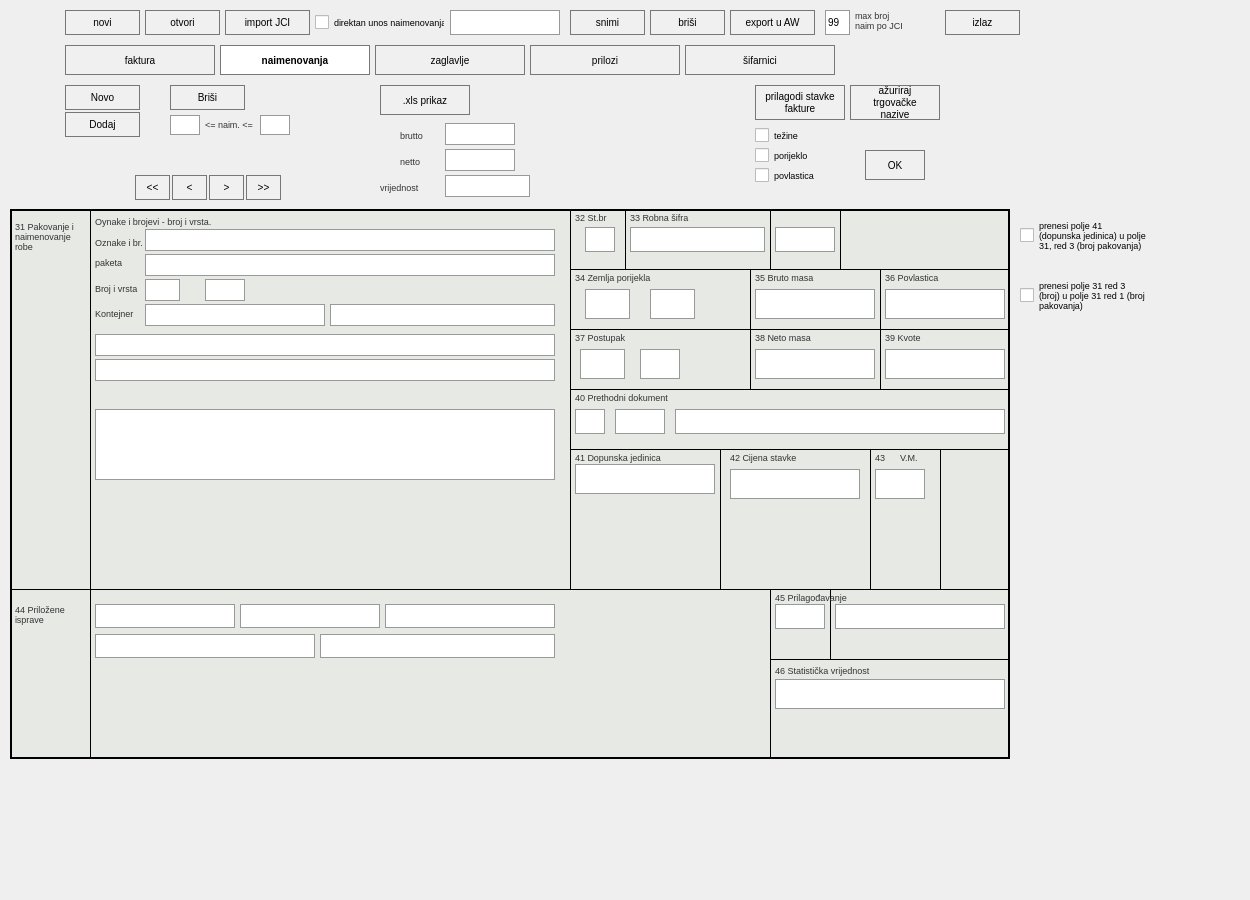
<?xml version="1.0" encoding="UTF-8"?>
<ui version="4.0">
 <class>NaimenovanjaTab</class>
 <widget class="QWidget" name="NaimenovanjaTab">
  <property name="geometry">
   <rect>
    <x>0</x>
    <y>0</y>
    <width>1250</width>
    <height>900</height>
   </rect>
  </property>
  <property name="styleSheet">
   <string>
 QLineEdit { border: 1px solid #999; background: white; font-size: 10px; } 
 QLabel { font-size: 9px; color: #333; } 
 QPushButton { font-size: 10px; min-height: 20px; background-color: #f0f0f0; border: 1px solid #777; }
 QCheckBox { font-size: 9px; }
</string>
  </property>
  <widget class="QPushButton" name="btn_novi">
   <property name="geometry">
    <rect>
     <x>65</x>
     <y>10</y>
     <width>75</width>
     <height>25</height>
    </rect>
   </property>
   <property name="text">
    <string>novi</string>
   </property>
  </widget>
  <widget class="QPushButton" name="btn_otvori">
   <property name="geometry">
    <rect>
     <x>145</x>
     <y>10</y>
     <width>75</width>
     <height>25</height>
    </rect>
   </property>
   <property name="text">
    <string>otvori</string>
   </property>
  </widget>
  <widget class="QPushButton" name="btn_import">
   <property name="geometry">
    <rect>
     <x>225</x>
     <y>10</y>
     <width>85</width>
     <height>25</height>
    </rect>
   </property>
   <property name="text">
    <string>import JCI</string>
   </property>
  </widget>
  <widget class="QCheckBox" name="chk_direktan">
   <property name="geometry">
    <rect>
     <x>315</x>
     <y>12</y>
     <width>130</width>
     <height>20</height>
    </rect>
   </property>
   <property name="text">
    <string>direktan unos naimenovanja</string>
   </property>
  </widget>
  <widget class="QLineEdit" name="top_search">
   <property name="geometry">
    <rect>
     <x>450</x>
     <y>10</y>
     <width>110</width>
     <height>25</height>
    </rect>
   </property>
  </widget>
  <widget class="QPushButton" name="btn_snimi">
   <property name="geometry">
    <rect>
     <x>570</x>
     <y>10</y>
     <width>75</width>
     <height>25</height>
    </rect>
   </property>
   <property name="text">
    <string>snimi</string>
   </property>
  </widget>
  <widget class="QPushButton" name="btn_brisi_top">
   <property name="geometry">
    <rect>
     <x>650</x>
     <y>10</y>
     <width>75</width>
     <height>25</height>
    </rect>
   </property>
   <property name="text">
    <string>briši</string>
   </property>
  </widget>
  <widget class="QPushButton" name="btn_export">
   <property name="geometry">
    <rect>
     <x>730</x>
     <y>10</y>
     <width>85</width>
     <height>25</height>
    </rect>
   </property>
   <property name="text">
    <string>export u AW</string>
   </property>
  </widget>
  <widget class="QLineEdit" name="top_num">
   <property name="geometry">
    <rect>
     <x>825</x>
     <y>10</y>
     <width>25</width>
     <height>25</height>
    </rect>
   </property>
   <property name="text">
    <string>99</string>
   </property>
  </widget>
  <widget class="QLabel" name="lbl_max">
   <property name="geometry">
    <rect>
     <x>855</x>
     <y>5</y>
     <width>80</width>
     <height>30</height>
    </rect>
   </property>
   <property name="text">
    <string>max broj
naim po JCI</string>
   </property>
  </widget>
  <widget class="QPushButton" name="btn_izlaz">
   <property name="geometry">
    <rect>
     <x>945</x>
     <y>10</y>
     <width>75</width>
     <height>25</height>
    </rect>
   </property>
   <property name="text">
    <string>izlaz</string>
   </property>
  </widget>
  <widget class="QPushButton" name="tab_faktura">
   <property name="geometry">
    <rect>
     <x>65</x>
     <y>45</y>
     <width>150</width>
     <height>30</height>
    </rect>
   </property>
   <property name="text">
    <string>faktura</string>
   </property>
  </widget>
  <widget class="QPushButton" name="tab_naim">
   <property name="geometry">
    <rect>
     <x>220</x>
     <y>45</y>
     <width>150</width>
     <height>30</height>
    </rect>
   </property>
   <property name="styleSheet">
    <string>background-color: white; font-weight: bold;</string>
   </property>
   <property name="text">
    <string>naimenovanja</string>
   </property>
  </widget>
  <widget class="QPushButton" name="tab_zaglavlje">
   <property name="geometry">
    <rect>
     <x>375</x>
     <y>45</y>
     <width>150</width>
     <height>30</height>
    </rect>
   </property>
   <property name="text">
    <string>zaglavlje</string>
   </property>
  </widget>
  <widget class="QPushButton" name="tab_prilozi">
   <property name="geometry">
    <rect>
     <x>530</x>
     <y>45</y>
     <width>150</width>
     <height>30</height>
    </rect>
   </property>
   <property name="text">
    <string>prilozi</string>
   </property>
  </widget>
  <widget class="QPushButton" name="tab_sifarnici">
   <property name="geometry">
    <rect>
     <x>685</x>
     <y>45</y>
     <width>150</width>
     <height>30</height>
    </rect>
   </property>
   <property name="text">
    <string>šifarnici</string>
   </property>
  </widget>
  <widget class="QPushButton" name="btn_Novo_Big">
   <property name="geometry">
    <rect>
     <x>65</x>
     <y>85</y>
     <width>75</width>
     <height>25</height>
    </rect>
   </property>
   <property name="text">
    <string>Novo</string>
   </property>
  </widget>
  <widget class="QPushButton" name="btn_Dodaj_Big">
   <property name="geometry">
    <rect>
     <x>65</x>
     <y>112</y>
     <width>75</width>
     <height>25</height>
    </rect>
   </property>
   <property name="text">
    <string>Dodaj</string>
   </property>
  </widget>
  <widget class="QPushButton" name="btn_Brisi_Mid">
   <property name="geometry">
    <rect>
     <x>170</x>
     <y>85</y>
     <width>75</width>
     <height>25</height>
    </rect>
   </property>
   <property name="text">
    <string>Briši</string>
   </property>
  </widget>
  <widget class="QLineEdit" name="range_1">
   <property name="geometry">
    <rect>
     <x>170</x>
     <y>115</y>
     <width>30</width>
     <height>20</height>
    </rect>
   </property>
  </widget>
  <widget class="QLabel" name="lbl_range">
   <property name="geometry">
    <rect>
     <x>205</x>
     <y>115</y>
     <width>55</width>
     <height>20</height>
    </rect>
   </property>
   <property name="text">
    <string>&lt;= naim. &lt;=</string>
   </property>
  </widget>
  <widget class="QLineEdit" name="range_2">
   <property name="geometry">
    <rect>
     <x>260</x>
     <y>115</y>
     <width>30</width>
     <height>20</height>
    </rect>
   </property>
  </widget>
  <widget class="QPushButton" name="btn_xls">
   <property name="geometry">
    <rect>
     <x>380</x>
     <y>85</y>
     <width>90</width>
     <height>30</height>
    </rect>
   </property>
   <property name="text">
    <string>.xls prikaz</string>
   </property>
  </widget>
  <widget class="QPushButton" name="nav_ll">
   <property name="geometry">
    <rect>
     <x>135</x>
     <y>175</y>
     <width>35</width>
     <height>25</height>
    </rect>
   </property>
   <property name="text">
    <string>&lt;&lt;</string>
   </property>
  </widget>
  <widget class="QPushButton" name="nav_l">
   <property name="geometry">
    <rect>
     <x>172</x>
     <y>175</y>
     <width>35</width>
     <height>25</height>
    </rect>
   </property>
   <property name="text">
    <string>&lt;</string>
   </property>
  </widget>
  <widget class="QPushButton" name="nav_r">
   <property name="geometry">
    <rect>
     <x>209</x>
     <y>175</y>
     <width>35</width>
     <height>25</height>
    </rect>
   </property>
   <property name="text">
    <string>&gt;</string>
   </property>
  </widget>
  <widget class="QPushButton" name="nav_rr">
   <property name="geometry">
    <rect>
     <x>246</x>
     <y>175</y>
     <width>35</width>
     <height>25</height>
    </rect>
   </property>
   <property name="text">
    <string>&gt;&gt;</string>
   </property>
  </widget>
  <widget class="QLabel" name="l_brutto">
   <property name="geometry">
    <rect>
     <x>400</x>
     <y>125</y>
     <width>40</width>
     <height>20</height>
    </rect>
   </property>
   <property name="text">
    <string>brutto</string>
   </property>
  </widget>
  <widget class="QLineEdit" name="v_brutto">
   <property name="geometry">
    <rect>
     <x>445</x>
     <y>123</y>
     <width>70</width>
     <height>22</height>
    </rect>
   </property>
  </widget>
  <widget class="QLabel" name="l_netto">
   <property name="geometry">
    <rect>
     <x>400</x>
     <y>151</y>
     <width>40</width>
     <height>20</height>
    </rect>
   </property>
   <property name="text">
    <string>netto</string>
   </property>
  </widget>
  <widget class="QLineEdit" name="v_netto">
   <property name="geometry">
    <rect>
     <x>445</x>
     <y>149</y>
     <width>70</width>
     <height>22</height>
    </rect>
   </property>
  </widget>
  <widget class="QLabel" name="l_vrijed">
   <property name="geometry">
    <rect>
     <x>380</x>
     <y>177</y>
     <width>60</width>
     <height>20</height>
    </rect>
   </property>
   <property name="text">
    <string>vrijednost</string>
   </property>
  </widget>
  <widget class="QLineEdit" name="v_vrijed">
   <property name="geometry">
    <rect>
     <x>445</x>
     <y>175</y>
     <width>85</width>
     <height>22</height>
    </rect>
   </property>
  </widget>
  <widget class="QPushButton" name="btn_prilagodi">
   <property name="geometry">
    <rect>
     <x>755</x>
     <y>85</y>
     <width>90</width>
     <height>35</height>
    </rect>
   </property>
   <property name="text">
    <string>prilagodi stavke
fakture</string>
   </property>
  </widget>
  <widget class="QPushButton" name="btn_azuriraj">
   <property name="geometry">
    <rect>
     <x>850</x>
     <y>85</y>
     <width>90</width>
     <height>35</height>
    </rect>
   </property>
   <property name="text">
    <string>ažuriraj
trgovačke
nazive</string>
   </property>
  </widget>
  <widget class="QCheckBox" name="ch_tezine">
   <property name="geometry">
    <rect>
     <x>755</x>
     <y>125</y>
     <width>100</width>
     <height>20</height>
    </rect>
   </property>
   <property name="text">
    <string>težine</string>
   </property>
  </widget>
  <widget class="QCheckBox" name="ch_porij">
   <property name="geometry">
    <rect>
     <x>755</x>
     <y>145</y>
     <width>100</width>
     <height>20</height>
    </rect>
   </property>
   <property name="text">
    <string>porijeklo</string>
   </property>
  </widget>
  <widget class="QCheckBox" name="ch_povlas">
   <property name="geometry">
    <rect>
     <x>755</x>
     <y>165</y>
     <width>100</width>
     <height>20</height>
    </rect>
   </property>
   <property name="text">
    <string>povlastica</string>
   </property>
  </widget>
  <widget class="QPushButton" name="btn_OK_side">
   <property name="geometry">
    <rect>
     <x>865</x>
     <y>150</y>
     <width>60</width>
     <height>30</height>
    </rect>
   </property>
   <property name="text">
    <string>OK</string>
   </property>
  </widget>
  <widget class="QCheckBox" name="side_chk_1">
   <property name="geometry">
    <rect>
     <x>1020</x>
     <y>210</y>
     <width>180</width>
     <height>50</height>
    </rect>
   </property>
   <property name="text">
    <string>prenesi polje 41
(dopunska jedinica) u polje
31, red 3 (broj pakovanja)</string>
   </property>
  </widget>
  <widget class="QCheckBox" name="side_chk_2">
   <property name="geometry">
    <rect>
     <x>1020</x>
     <y>270</y>
     <width>180</width>
     <height>50</height>
    </rect>
   </property>
   <property name="text">
    <string>prenesi polje 31 red 3
(broj) u polje 31 red 1 (broj
pakovanja)</string>
   </property>
  </widget>
  <widget class="QFrame" name="glavni_grid">
   <property name="geometry">
    <rect>
     <x>10</x>
     <y>209</y>
     <width>1000</width>
     <height>550</height>
    </rect>
   </property>
   <property name="styleSheet">
    <string>QFrame#glavni_grid { border: 2px solid black; background-color: #E6E9E4; }</string>
   </property>
   <widget class="QFrame" name="V_31_44_pocetna">
    <property name="geometry">
     <rect>
      <x>80</x>
      <y>0</y>
      <width>1</width>
      <height>550</height>
     </rect>
    </property>
    <property name="frameShape">
     <enum>QFrame::Shape::VLine</enum>
    </property>
   </widget>
   <widget class="QFrame" name="V_31_kraj">
    <property name="geometry">
     <rect>
      <x>560</x>
      <y>0</y>
      <width>1</width>
      <height>380</height>
     </rect>
    </property>
    <property name="frameShape">
     <enum>QFrame::Shape::VLine</enum>
    </property>
   </widget>
   <widget class="QFrame" name="V_32_kraj">
    <property name="geometry">
     <rect>
      <x>615</x>
      <y>0</y>
      <width>1</width>
      <height>60</height>
     </rect>
    </property>
    <property name="frameShape">
     <enum>QFrame::Shape::VLine</enum>
    </property>
   </widget>
   <widget class="QFrame" name="V_33_kraj">
    <property name="geometry">
     <rect>
      <x>760</x>
      <y>0</y>
      <width>1</width>
      <height>60</height>
     </rect>
    </property>
    <property name="frameShape">
     <enum>QFrame::Shape::VLine</enum>
    </property>
   </widget>
   <widget class="QFrame" name="V_podbroj_kraj">
    <property name="geometry">
     <rect>
      <x>830</x>
      <y>0</y>
      <width>1</width>
      <height>60</height>
     </rect>
    </property>
    <property name="frameShape">
     <enum>QFrame::Shape::VLine</enum>
    </property>
   </widget>
   <widget class="QFrame" name="V_34_kraj">
    <property name="geometry">
     <rect>
      <x>740</x>
      <y>60</y>
      <width>1</width>
      <height>120</height>
     </rect>
    </property>
    <property name="frameShape">
     <enum>QFrame::Shape::VLine</enum>
    </property>
   </widget>
   <widget class="QFrame" name="V_35_kraj">
    <property name="geometry">
     <rect>
      <x>870</x>
      <y>60</y>
      <width>1</width>
      <height>120</height>
     </rect>
    </property>
    <property name="frameShape">
     <enum>QFrame::Shape::VLine</enum>
    </property>
   </widget>
   <widget class="QFrame" name="V_41_kraj">
    <property name="geometry">
     <rect>
      <x>710</x>
      <y>240</y>
      <width>1</width>
      <height>140</height>
     </rect>
    </property>
    <property name="frameShape">
     <enum>QFrame::Shape::VLine</enum>
    </property>
   </widget>
   <widget class="QFrame" name="V_42_kraj">
    <property name="geometry">
     <rect>
      <x>860</x>
      <y>240</y>
      <width>1</width>
      <height>140</height>
     </rect>
    </property>
    <property name="frameShape">
     <enum>QFrame::Shape::VLine</enum>
    </property>
   </widget>
   <widget class="QFrame" name="V_43_kraj">
    <property name="geometry">
     <rect>
      <x>930</x>
      <y>240</y>
      <width>1</width>
      <height>140</height>
     </rect>
    </property>
    <property name="frameShape">
     <enum>QFrame::Shape::VLine</enum>
    </property>
   </widget>
   <widget class="QFrame" name="V_44_45_split">
    <property name="geometry">
     <rect>
      <x>760</x>
      <y>380</y>
      <width>1</width>
      <height>170</height>
     </rect>
    </property>
    <property name="frameShape">
     <enum>QFrame::Shape::VLine</enum>
    </property>
   </widget>
   <widget class="QFrame" name="V_45_sifra">
    <property name="geometry">
     <rect>
      <x>820</x>
      <y>380</y>
      <width>1</width>
      <height>70</height>
     </rect>
    </property>
    <property name="frameShape">
     <enum>QFrame::Shape::VLine</enum>
    </property>
   </widget>
   <widget class="QFrame" name="H_r1">
    <property name="geometry">
     <rect>
      <x>560</x>
      <y>60</y>
      <width>440</width>
      <height>1</height>
     </rect>
    </property>
    <property name="frameShape">
     <enum>QFrame::Shape::HLine</enum>
    </property>
   </widget>
   <widget class="QFrame" name="H_r2">
    <property name="geometry">
     <rect>
      <x>560</x>
      <y>120</y>
      <width>440</width>
      <height>1</height>
     </rect>
    </property>
    <property name="frameShape">
     <enum>QFrame::Shape::HLine</enum>
    </property>
   </widget>
   <widget class="QFrame" name="H_r3">
    <property name="geometry">
     <rect>
      <x>560</x>
      <y>180</y>
      <width>440</width>
      <height>1</height>
     </rect>
    </property>
    <property name="frameShape">
     <enum>QFrame::Shape::HLine</enum>
    </property>
   </widget>
   <widget class="QFrame" name="H_r4">
    <property name="geometry">
     <rect>
      <x>560</x>
      <y>240</y>
      <width>440</width>
      <height>1</height>
     </rect>
    </property>
    <property name="frameShape">
     <enum>QFrame::Shape::HLine</enum>
    </property>
   </widget>
   <widget class="QFrame" name="H_31_dno">
    <property name="geometry">
     <rect>
      <x>0</x>
      <y>380</y>
      <width>1000</width>
      <height>1</height>
     </rect>
    </property>
    <property name="frameShape">
     <enum>QFrame::Shape::HLine</enum>
    </property>
   </widget>
   <widget class="QFrame" name="H_45_dno">
    <property name="geometry">
     <rect>
      <x>760</x>
      <y>450</y>
      <width>240</width>
      <height>1</height>
     </rect>
    </property>
    <property name="frameShape">
     <enum>QFrame::Shape::HLine</enum>
    </property>
   </widget>
   <widget class="QLabel" name="L31">
    <property name="geometry">
     <rect>
      <x>5</x>
      <y>2</y>
      <width>75</width>
      <height>50</height>
     </rect>
    </property>
    <property name="text">
     <string>31 Pakovanje i
naimenovanje
robe</string>
    </property>
   </widget>
   <widget class="QLabel" name="u_marke">
    <property name="geometry">
     <rect>
      <x>85</x>
      <y>2</y>
      <width>151</width>
      <height>21</height>
     </rect>
    </property>
    <property name="text">
     <string>Oynake i brojevi - broj i vrsta.</string>
    </property>
   </widget>
   <widget class="QLineEdit" name="I31_2">
    <property name="geometry">
     <rect>
      <x>135</x>
      <y>20</y>
      <width>410</width>
      <height>22</height>
     </rect>
    </property>
   </widget>
   <widget class="QLabel" name="u_kont">
    <property name="geometry">
     <rect>
      <x>85</x>
      <y>28</y>
      <width>47</width>
      <height>31</height>
     </rect>
    </property>
    <property name="text">
     <string>Oznake i br.

paketa</string>
    </property>
   </widget>
   <widget class="QLineEdit" name="I31_4">
    <property name="geometry">
     <rect>
      <x>135</x>
      <y>45</y>
      <width>410</width>
      <height>22</height>
     </rect>
    </property>
   </widget>
   <widget class="QLabel" name="u_vrsta">
    <property name="geometry">
     <rect>
      <x>85</x>
      <y>73</y>
      <width>48</width>
      <height>12</height>
     </rect>
    </property>
    <property name="text">
     <string>Broj i vrsta</string>
    </property>
   </widget>
   <widget class="QLineEdit" name="I31_5">
    <property name="geometry">
     <rect>
      <x>135</x>
      <y>70</y>
      <width>35</width>
      <height>22</height>
     </rect>
    </property>
   </widget>
   <widget class="QLineEdit" name="I31_6">
    <property name="geometry">
     <rect>
      <x>195</x>
      <y>70</y>
      <width>40</width>
      <height>22</height>
     </rect>
    </property>
   </widget>
   <widget class="QLabel" name="u_kontejner">
    <property name="geometry">
     <rect>
      <x>85</x>
      <y>98</y>
      <width>48</width>
      <height>12</height>
     </rect>
    </property>
    <property name="text">
     <string>Kontejner</string>
    </property>
   </widget>
   <widget class="QLineEdit" name="I31_8">
    <property name="geometry">
     <rect>
      <x>135</x>
      <y>95</y>
      <width>180</width>
      <height>22</height>
     </rect>
    </property>
   </widget>
   <widget class="QLineEdit" name="I31_9">
    <property name="geometry">
     <rect>
      <x>320</x>
      <y>95</y>
      <width>225</width>
      <height>22</height>
     </rect>
    </property>
   </widget>
   <widget class="QLineEdit" name="I31_10">
    <property name="geometry">
     <rect>
      <x>85</x>
      <y>125</y>
      <width>460</width>
      <height>22</height>
     </rect>
    </property>
   </widget>
   <widget class="QLineEdit" name="I31_11">
    <property name="geometry">
     <rect>
      <x>85</x>
      <y>150</y>
      <width>460</width>
      <height>22</height>
     </rect>
    </property>
   </widget>
   <widget class="QLineEdit" name="I31_12">
    <property name="geometry">
     <rect>
      <x>85</x>
      <y>200</y>
      <width>460</width>
      <height>71</height>
     </rect>
    </property>
   </widget>
   <widget class="QLabel" name="L32">
    <property name="geometry">
     <rect>
      <x>565</x>
      <y>2</y>
      <width>45</width>
      <height>12</height>
     </rect>
    </property>
    <property name="text">
     <string>32 St.br</string>
    </property>
   </widget>
   <widget class="QLineEdit" name="I32">
    <property name="geometry">
     <rect>
      <x>575</x>
      <y>18</y>
      <width>30</width>
      <height>25</height>
     </rect>
    </property>
   </widget>
   <widget class="QLabel" name="L33">
    <property name="geometry">
     <rect>
      <x>620</x>
      <y>2</y>
      <width>100</width>
      <height>12</height>
     </rect>
    </property>
    <property name="text">
     <string>33 Robna šifra</string>
    </property>
   </widget>
   <widget class="QLineEdit" name="I33">
    <property name="geometry">
     <rect>
      <x>620</x>
      <y>18</y>
      <width>135</width>
      <height>25</height>
     </rect>
    </property>
   </widget>
   <widget class="QLineEdit" name="I33_podbroj">
    <property name="geometry">
     <rect>
      <x>765</x>
      <y>18</y>
      <width>60</width>
      <height>25</height>
     </rect>
    </property>
   </widget>
   <widget class="QLabel" name="L34">
    <property name="geometry">
     <rect>
      <x>565</x>
      <y>62</y>
      <width>120</width>
      <height>12</height>
     </rect>
    </property>
    <property name="text">
     <string>34 Zemlja porijekla</string>
    </property>
   </widget>
   <widget class="QLineEdit" name="I34_a">
    <property name="geometry">
     <rect>
      <x>575</x>
      <y>80</y>
      <width>45</width>
      <height>30</height>
     </rect>
    </property>
   </widget>
   <widget class="QLineEdit" name="I34_b">
    <property name="geometry">
     <rect>
      <x>640</x>
      <y>80</y>
      <width>45</width>
      <height>30</height>
     </rect>
    </property>
   </widget>
   <widget class="QLabel" name="L35">
    <property name="geometry">
     <rect>
      <x>745</x>
      <y>62</y>
      <width>100</width>
      <height>12</height>
     </rect>
    </property>
    <property name="text">
     <string>35 Bruto masa</string>
    </property>
   </widget>
   <widget class="QLineEdit" name="I35">
    <property name="geometry">
     <rect>
      <x>745</x>
      <y>80</y>
      <width>120</width>
      <height>30</height>
     </rect>
    </property>
   </widget>
   <widget class="QLabel" name="L36">
    <property name="geometry">
     <rect>
      <x>875</x>
      <y>62</y>
      <width>100</width>
      <height>12</height>
     </rect>
    </property>
    <property name="text">
     <string>36 Povlastica</string>
    </property>
   </widget>
   <widget class="QLineEdit" name="I36">
    <property name="geometry">
     <rect>
      <x>875</x>
      <y>80</y>
      <width>120</width>
      <height>30</height>
     </rect>
    </property>
   </widget>
   <widget class="QLabel" name="L37">
    <property name="geometry">
     <rect>
      <x>565</x>
      <y>122</y>
      <width>100</width>
      <height>12</height>
     </rect>
    </property>
    <property name="text">
     <string>37 Postupak</string>
    </property>
   </widget>
   <widget class="QLineEdit" name="I37_1">
    <property name="geometry">
     <rect>
      <x>570</x>
      <y>140</y>
      <width>45</width>
      <height>30</height>
     </rect>
    </property>
   </widget>
   <widget class="QLineEdit" name="I37_2">
    <property name="geometry">
     <rect>
      <x>630</x>
      <y>140</y>
      <width>40</width>
      <height>30</height>
     </rect>
    </property>
   </widget>
   <widget class="QLabel" name="L38">
    <property name="geometry">
     <rect>
      <x>745</x>
      <y>122</y>
      <width>100</width>
      <height>12</height>
     </rect>
    </property>
    <property name="text">
     <string>38 Neto masa</string>
    </property>
   </widget>
   <widget class="QLineEdit" name="I38">
    <property name="geometry">
     <rect>
      <x>745</x>
      <y>140</y>
      <width>120</width>
      <height>30</height>
     </rect>
    </property>
   </widget>
   <widget class="QLabel" name="L39">
    <property name="geometry">
     <rect>
      <x>875</x>
      <y>122</y>
      <width>100</width>
      <height>12</height>
     </rect>
    </property>
    <property name="text">
     <string>39 Kvote</string>
    </property>
   </widget>
   <widget class="QLineEdit" name="I39">
    <property name="geometry">
     <rect>
      <x>875</x>
      <y>140</y>
      <width>120</width>
      <height>30</height>
     </rect>
    </property>
   </widget>
   <widget class="QLabel" name="L40">
    <property name="geometry">
     <rect>
      <x>565</x>
      <y>182</y>
      <width>150</width>
      <height>12</height>
     </rect>
    </property>
    <property name="text">
     <string>40 Prethodni dokument</string>
    </property>
   </widget>
   <widget class="QLineEdit" name="I40_1">
    <property name="geometry">
     <rect>
      <x>565</x>
      <y>200</y>
      <width>30</width>
      <height>25</height>
     </rect>
    </property>
   </widget>
   <widget class="QLineEdit" name="I40_2">
    <property name="geometry">
     <rect>
      <x>605</x>
      <y>200</y>
      <width>50</width>
      <height>25</height>
     </rect>
    </property>
   </widget>
   <widget class="QLineEdit" name="I40_3">
    <property name="geometry">
     <rect>
      <x>665</x>
      <y>200</y>
      <width>330</width>
      <height>25</height>
     </rect>
    </property>
   </widget>
   <widget class="QLabel" name="L41">
    <property name="geometry">
     <rect>
      <x>565</x>
      <y>242</y>
      <width>130</width>
      <height>12</height>
     </rect>
    </property>
    <property name="text">
     <string>41 Dopunska jedinica</string>
    </property>
   </widget>
   <widget class="QLineEdit" name="I41">
    <property name="geometry">
     <rect>
      <x>565</x>
      <y>255</y>
      <width>140</width>
      <height>30</height>
     </rect>
    </property>
   </widget>
   <widget class="QLabel" name="L42">
    <property name="geometry">
     <rect>
      <x>720</x>
      <y>242</y>
      <width>130</width>
      <height>12</height>
     </rect>
    </property>
    <property name="text">
     <string>42 Cijena stavke</string>
    </property>
   </widget>
   <widget class="QLineEdit" name="I42">
    <property name="geometry">
     <rect>
      <x>720</x>
      <y>260</y>
      <width>130</width>
      <height>30</height>
     </rect>
    </property>
   </widget>
   <widget class="QLabel" name="L43">
    <property name="geometry">
     <rect>
      <x>865</x>
      <y>242</y>
      <width>20</width>
      <height>12</height>
     </rect>
    </property>
    <property name="text">
     <string>43</string>
    </property>
   </widget>
   <widget class="QLabel" name="L43_tekst">
    <property name="geometry">
     <rect>
      <x>890</x>
      <y>242</y>
      <width>35</width>
      <height>12</height>
     </rect>
    </property>
    <property name="text">
     <string>V.M.</string>
    </property>
   </widget>
   <widget class="QLineEdit" name="I43">
    <property name="geometry">
     <rect>
      <x>865</x>
      <y>260</y>
      <width>50</width>
      <height>30</height>
     </rect>
    </property>
   </widget>
   <widget class="QLabel" name="L44">
    <property name="geometry">
     <rect>
      <x>5</x>
      <y>385</y>
      <width>75</width>
      <height>40</height>
     </rect>
    </property>
    <property name="text">
     <string>44 Priložene
isprave</string>
    </property>
   </widget>
   <widget class="QLineEdit" name="I44_1">
    <property name="geometry">
     <rect>
      <x>85</x>
      <y>395</y>
      <width>140</width>
      <height>24</height>
     </rect>
    </property>
   </widget>
   <widget class="QLineEdit" name="I44_2">
    <property name="geometry">
     <rect>
      <x>230</x>
      <y>395</y>
      <width>140</width>
      <height>24</height>
     </rect>
    </property>
   </widget>
   <widget class="QLineEdit" name="I44_3">
    <property name="geometry">
     <rect>
      <x>375</x>
      <y>395</y>
      <width>170</width>
      <height>24</height>
     </rect>
    </property>
   </widget>
   <widget class="QLineEdit" name="I44_4">
    <property name="geometry">
     <rect>
      <x>85</x>
      <y>425</y>
      <width>220</width>
      <height>24</height>
     </rect>
    </property>
   </widget>
   <widget class="QLineEdit" name="I44_5">
    <property name="geometry">
     <rect>
      <x>310</x>
      <y>425</y>
      <width>235</width>
      <height>24</height>
     </rect>
    </property>
   </widget>
   <widget class="QLabel" name="L45">
    <property name="geometry">
     <rect>
      <x>765</x>
      <y>382</y>
      <width>120</width>
      <height>12</height>
     </rect>
    </property>
    <property name="text">
     <string>45 Prilagođavanje</string>
    </property>
   </widget>
   <widget class="QLineEdit" name="I45_sifra">
    <property name="geometry">
     <rect>
      <x>765</x>
      <y>395</y>
      <width>50</width>
      <height>25</height>
     </rect>
    </property>
   </widget>
   <widget class="QLineEdit" name="I45_iznos">
    <property name="geometry">
     <rect>
      <x>825</x>
      <y>395</y>
      <width>170</width>
      <height>25</height>
     </rect>
    </property>
   </widget>
   <widget class="QLabel" name="L46">
    <property name="geometry">
     <rect>
      <x>765</x>
      <y>455</y>
      <width>120</width>
      <height>12</height>
     </rect>
    </property>
    <property name="text">
     <string>46 Statistička vrijednost</string>
    </property>
   </widget>
   <widget class="QLineEdit" name="I46">
    <property name="geometry">
     <rect>
      <x>765</x>
      <y>470</y>
      <width>230</width>
      <height>30</height>
     </rect>
    </property>
   </widget>
  </widget>
 </widget>
 <resources/>
 <connections/>
</ui>
